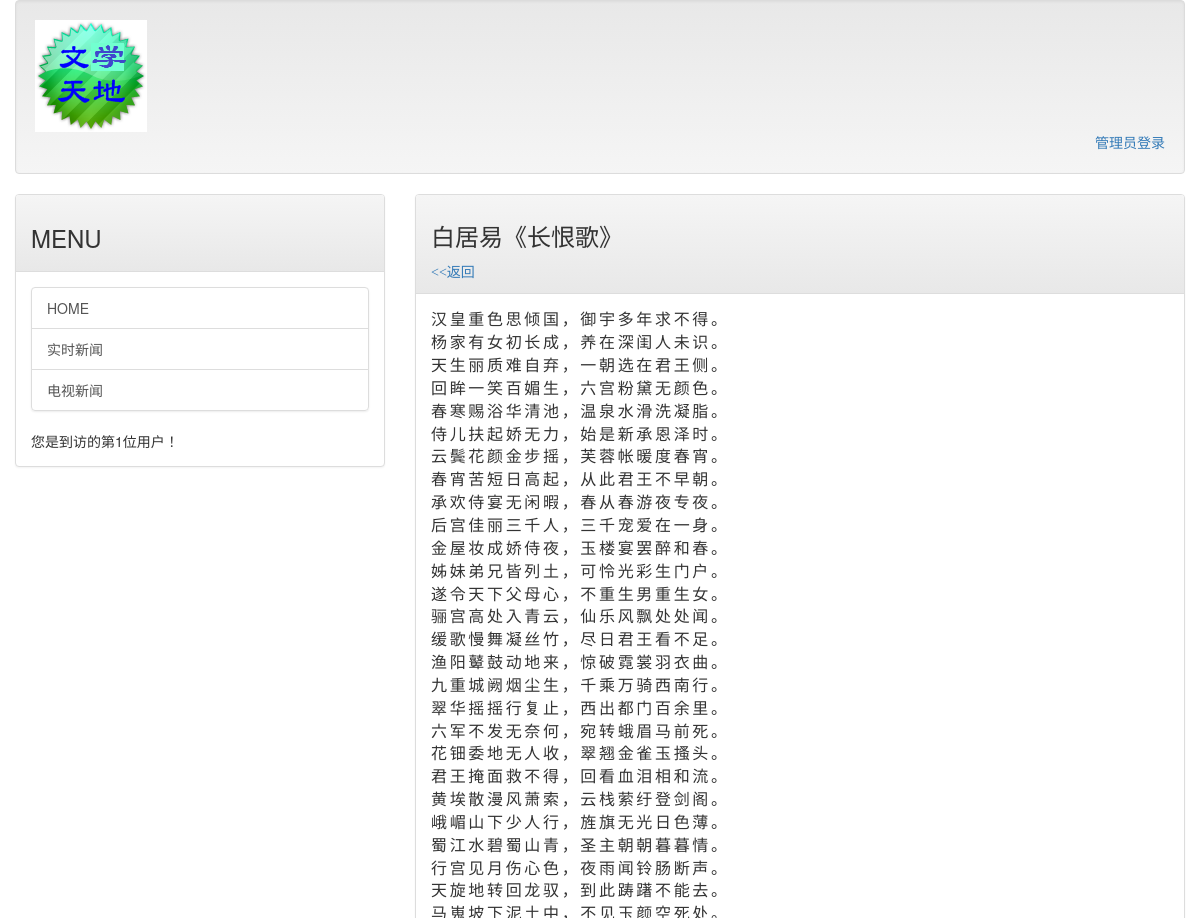
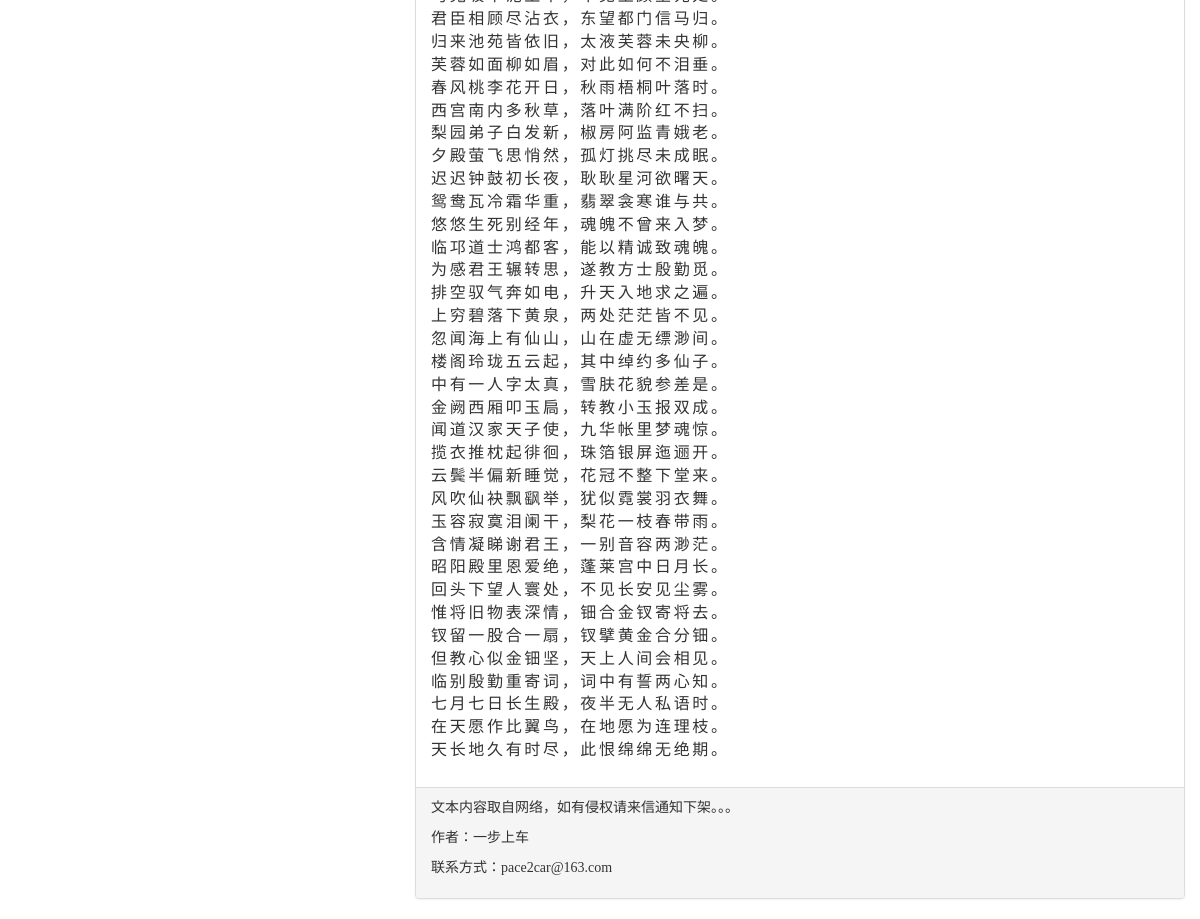
Screenshot of /post/诗歌1 with the database file from the repository (2 pictures, top to bottom).
### MyBlog/models.py (models this page shows, shortened)
class BlogPost(models.Model):
    title = models.CharField(max_length = 150)
    slug = models.CharField(max_length = 150)
    body = models.TextField()
    pub_date = models.DateTimeField(default=timezone.now)
    class Meta:
        ordering = ('-pub_date',)

### MyBlog/views.py (called while the page is built)
def showpost(request, slug):
    template = get_template('post.html')
    try:
        post = BlogPost.objects.get(slug=slug)
        if post != None:
            html = template.render(locals())
            return HttpResponse(html)
    except:
        return redirect('/')

### templates/post.html (shortened to what this page needs)
{% extends 'base.html' %}
{% block headmessage %}
    <h3 style='font-family:微软雅黑;'>{{ post.title }}</h3>
    <a style='font-family:微软雅黑;' href='/'><<返回</a>
{% endblock %}
{% block content %}
    <p style='font-family:微软雅黑;font-size:12pt;letter-spacing:2pt;'>
            {{ post.body | safe | linebreaksbr}}
    </p>
{% endblock %}

### rows the page displays
BlogPost: title "白居易《长恨歌》", body "汉皇重色思倾国，御宇多年求不得。 杨家有女初长成，养在深闺人未识。 天生丽质难自弃，一朝选在君王侧。 回眸一笑百媚生，六宫粉黛无颜色。 春寒赐浴华清池，温泉水滑洗凝脂。 侍儿扶起娇无力，始是新承恩泽时。 云鬓花颜金步摇，芙蓉帐暖度春宵。 春宵苦短日高起，从此君王不早朝。 承欢侍宴无闲暇，春从春游夜专夜。 后宫佳丽三千人，三千宠爱在一身。 金屋妆成娇侍夜，玉楼宴罢醉和春。 姊妹弟兄皆列土，可怜光彩生门户。 遂令天下父母心，不重生男重生女。 骊宫高处入青云，仙乐风飘处处闻。 缓歌慢舞凝丝竹，尽日君王看不足。 渔阳鼙鼓动地来，惊破霓裳羽衣曲。 九重城阙烟尘生，千乘万骑西南行。 翠华摇摇行复止，西出都门百余里。 六军不发无奈何，宛转蛾眉马前死。 花钿委地无人收，翠翘金雀玉搔头。 君王掩面救不得，回看血泪相和流。 黄埃散漫风萧索，云栈萦纡登剑阁。 峨嵋山下少人行，旌旗无光日色薄。 蜀江水碧蜀山青，圣主朝朝暮暮情。 行宫见月伤心色，夜雨闻铃肠断声。 天旋地转回龙驭，到此踌躇不能去。 马嵬坡下泥土中，不见玉颜空死处。 君臣相顾尽沾衣，东望都门信马归。 归来池苑皆依旧，太液芙蓉未央柳。 芙蓉如面柳如眉，对此如何不泪垂。 春风桃李花开日，秋雨梧桐叶落时。 西宫南内多秋草，落叶满阶红不扫。 梨园弟子白发新，椒房阿监青娥老。 夕殿萤飞思悄然，孤灯挑尽未成眠。 迟迟钟鼓初长夜，耿耿星河欲曙天。 鸳鸯瓦冷霜华重，翡翠衾寒谁与共。 悠悠生死别经年，魂魄不曾来入梦。 临邛道士鸿都客，能以精诚致魂魄。 为感君王辗转思，遂教方士殷勤觅。 排空驭气奔如电，升天入地求之遍。 上穷碧落下黄泉，两处茫茫皆不见。…"
